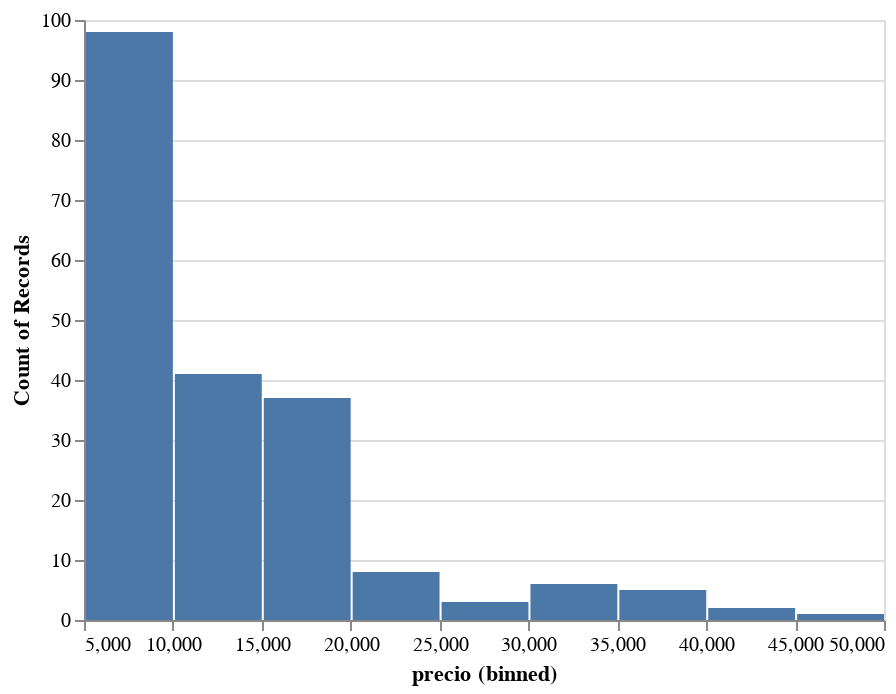

Here is the notebook cell this chart was saved with:
### Markdown cell above
## Histograma para atributos numéricos

Para los tipos de datos numéricos, generalmente se utiliza un histograma para observar la **distribución de un atributo** del *dataset*. El eje x de un histograma, muestra los posibles valores de la columna y el eje y traza el número de instancias que tienen cada determinado valor. Debido a que el número de valores posibles puede ser muy alto para una variable numérica (potencialmente infinito), es mejor agrupar los valores por trozos. Por ejemplo, podemos agrupar los precios en rangos de 100.
<br><br>
Veamos esto con nuestro *dataset*. Trazaremos un histograma para el atributo *precio* usando los métodos ```mark_bar()``` y ```encode()``` con los siguientes parámetros:

* **```alt.X("precio:Q", bin=True)```:** De esta manera se pueden ajustar los parámetros para el eje x. Aquí, le estamos diciendo a altair que utilice la columna *precio* como eje. ```:Q``` especifica que esta columna tiene valores cuantitativos (numéricos) y ```bin=True``` fuerza el agrupamiento en trozos.
* **```y='count()'```:** Se usa para calcular el número de observaciones y trazarlas en el eje y.

### Code cell
alt.Chart(df).mark_bar()\
   .encode(alt.X("precio:Q", bin=True), \
           y='count()')

### Figure 1 — Vega-Lite specification as saved in the notebook (floating-point values rounded to 4 significant figures; data arrays with more than 128 entries replaced by an {"elided": "..."} marker saying what was removed)
{"config": {"view": {"continuousWidth": 400, "continuousHeight": 300}}, "data": {"name": "data-618b75d1ab701c677a7e20a11ba8c3dc"}, "mark": "bar", "encoding": {"x": {"bin": true, "field": "precio", "type": "quantitative"}, "y": {"aggregate": "count", "type": "quantitative"}}, "$schema": "https://vega.github.io/schema/vega-lite/v4.17.0.json", "datasets": {"data-618b75d1ab701c677a7e20a11ba8c3dc": {"elided": "205 records"}}}
